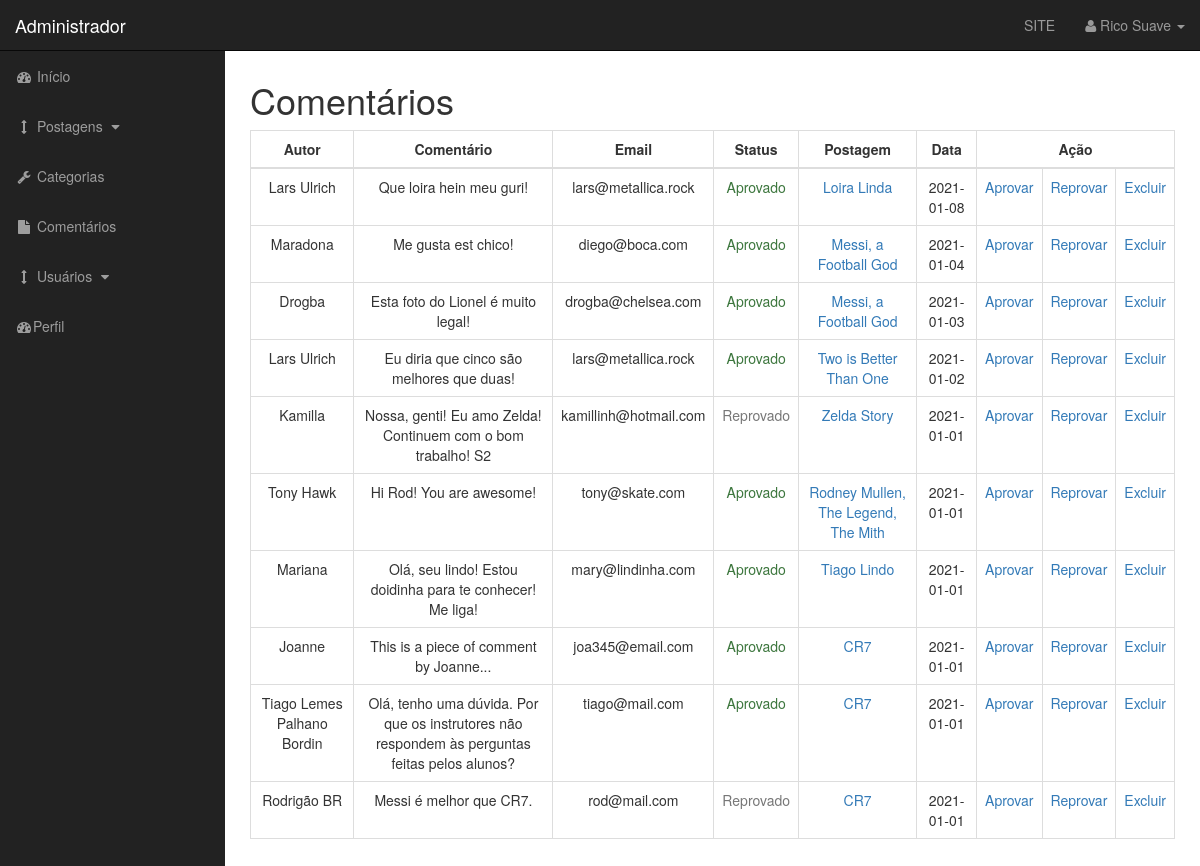
The page /admin/comments.php (signed in) on the database as committed earlier.
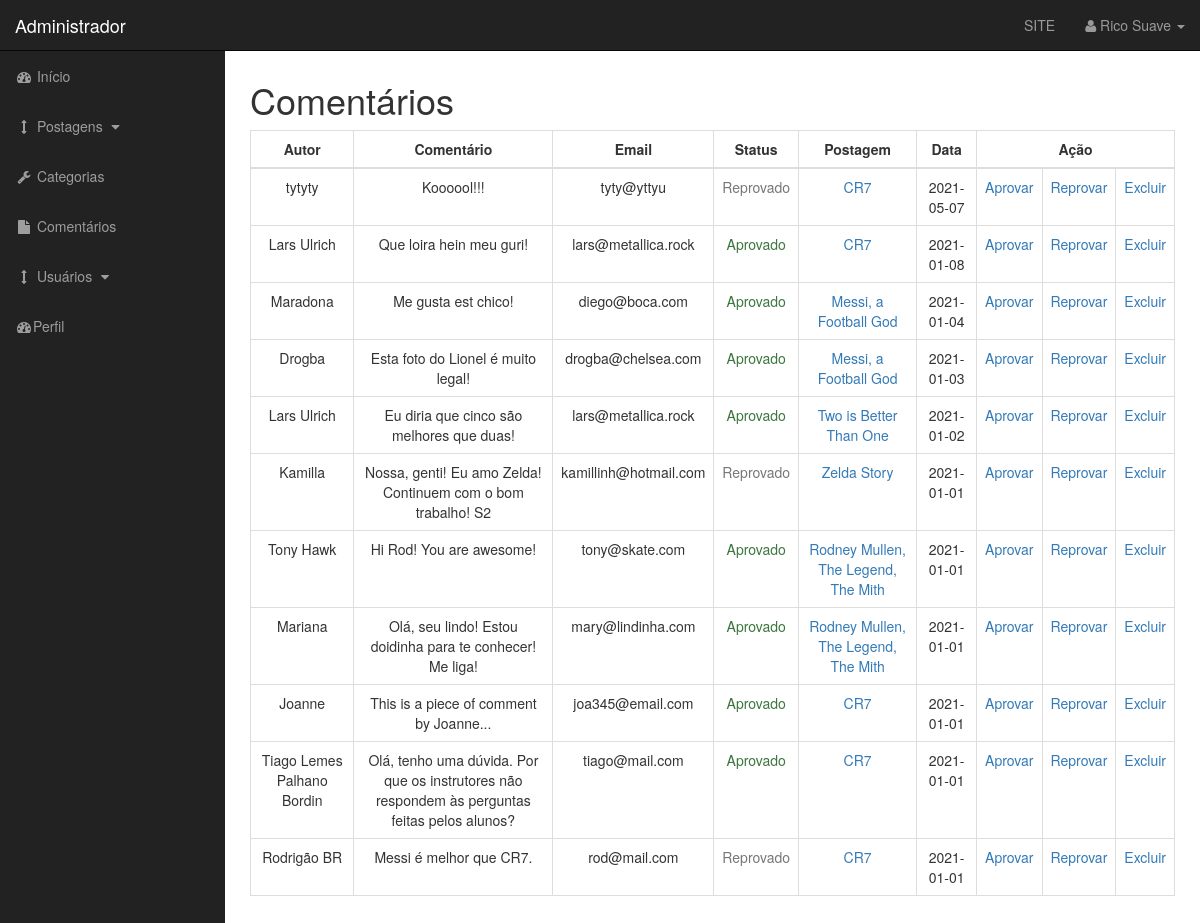
The same page on the database as committed later.
### tables this page shows
CREATE TABLE `comments` (
  `comment_id` int(3) NOT NULL,
  `comment_post_id` int(3) NOT NULL,
  `comment_author` varchar(255) NOT NULL,
  `comment_email` varchar(255) NOT NULL,
  `comment_content` text NOT NULL,
  `comment_status` varchar(255) NOT NULL,
  `comment_date` date NOT NULL
);

CREATE TABLE `posts` (
  `post_id` int(3) NOT NULL,
  `post_category_id` int(3) NOT NULL,
  `post_title` varchar(255) NOT NULL,
  `post_author` varchar(255) NOT NULL,
  `post_date` date NOT NULL,
  `post_image` text NOT NULL,
  `post_content` text NOT NULL,
  `post_tags` varchar(255) NOT NULL,
  `post_comment_count` int(11) NOT NULL DEFAULT '0',
  `post_status` varchar(255) DEFAULT 'Draft',
  `post_views_count` int(11) NOT NULL DEFAULT '0'
);

### admin/includes/view_all_comments.php (the view, shortened to what this page needs)
<table class="table table-bordered table-hover text-center" >
  <thead>
    <tr>
      <th style="text-align: center !important;">Autor</th>
      <th style="text-align: center !important;">Comentário</th>
      <th style="text-align: center !important;">Email</th>
      <th style="text-align: center !important;">Status</th>
      <th style="text-align: center !important;">Postagem</th>
      <th style="text-align: center !important;">Data</th>
      <th style="text-align: center !important;" colspan="3">Ação</th>
    </tr>
  </thead>
  <tbody>
    <?php
      $query = "SELECT * FROM comments ORDER BY comment_id DESC;";
      $select_comments = mysqli_query($connection, $query);
      while ($row = mysqli_fetch_assoc($select_comments)) {
      	$comment_post_id = $row['comment_post_id'];
      	$comment_id = $row['comment_id'];
        ?>
        <tr>
          <td><?= utf8_encode($row['comment_author']) ?></td>
          <td><?= utf8_encode($row['comment_content']) ?></td>
          <td><?= $row['comment_email'] ?></td>
          <?php
            $status_do_comentario = $row['comment_status'];
            if ($status_do_comentario == 'approved') {
              $status_do_comment = 'Aprovado';
              $classe = 'text-success';
            }
            else{
              $status_do_comment = 'Reprovado';
              $classe = 'text-muted';
            }
          ?>
          <td class="<?= $classe ?>"><?= $status_do_comment ?></td>
          <?php
          	$query_2 = "SELECT * FROM posts WHERE post_id = $comment_post_id;";
          	$select_post_title = mysqli_query($connection, $query_2);
          	while ($row_2 = mysqli_fetch_assoc($select_post_title)) {
          		$post_title = $row_2['post_title'];
          		$post_id = $row_2['post_id'];
          	}
          ?>
          <td><a href="../post?p_id=<?= $post_id; ?>"><?= $post_title; ?></a></td>
          <td><?= utf8_encode($row['comment_date']) ?></td>
          <td><a href="comments?approve=<?= $comment_id ?>">Aprovar</a></td>
          <td><a href="comments?unapprove=<?= $comment_id ?>">Reprovar</a></td>
          <td><a href="comments?delete=<?= $comment_id ?>">Excluir</a></td>
        </tr>
        <?php
      }
		?>
  </tbody>
</table>

Rows that differ between the two databases and show on the page:
added comments: comment_author "tytyty", comment_content "Koooool!!!", comment_email "tyty@yttyu", comment_status "Reprovado", posts.post_title "CR7", comment_date "2021-05-07"
shown differently, row unchanged: comments "Que loira hein meu guri!": posts.post_title "Loira Linda" → (not shown)
added posts: post_title "CR7"
shown differently, row unchanged: comments "Mariana": posts.post_title "Tiago Lindo" → (not shown)
now on this page (row unchanged): posts: post_title "Rodney Mullen, The Legend, The Mith"
